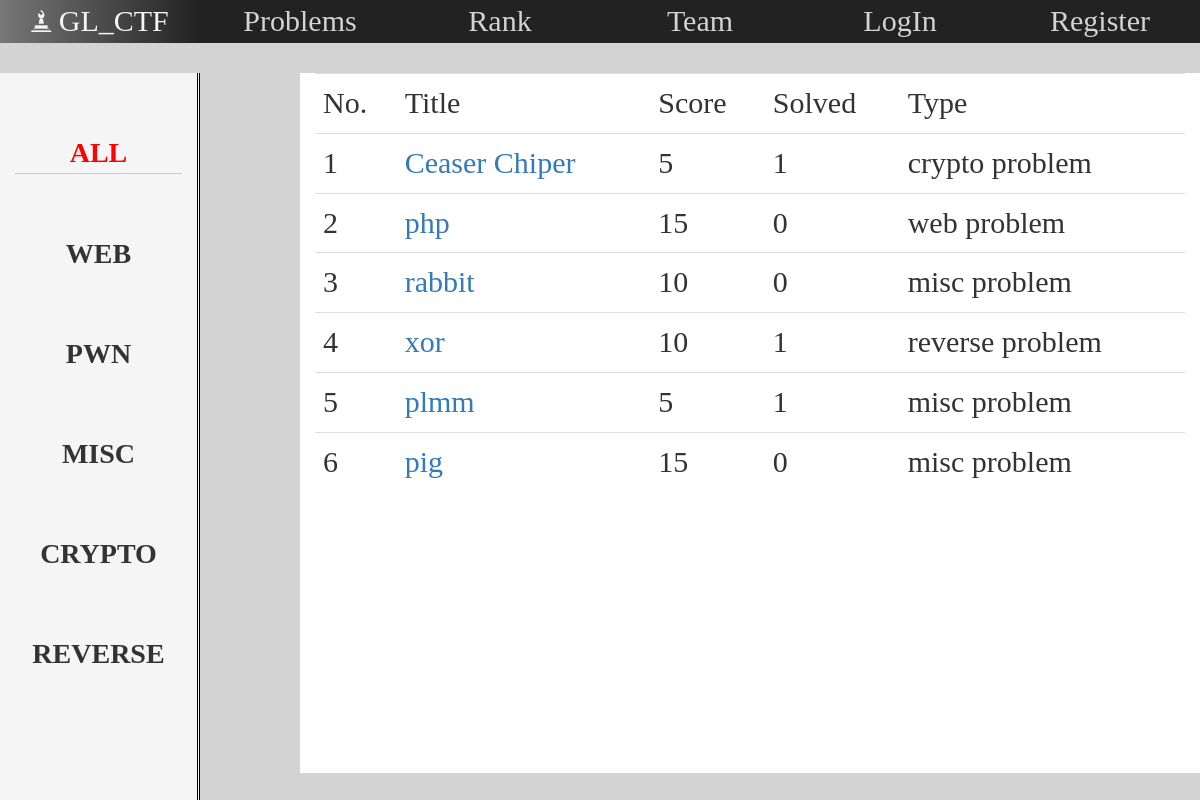
The app's page /problems/ with its own data.
### CTFweb/models.py (models this page shows, shortened)
class Problem(models.Model):
    PROBLEM_TYPE = (
        (1, 'web problem'),
        (2, 'misc problem'),
        (3, 'pwn problem'),
        (4, 'crypto problem'),
        (5, 'reverse problem'),
    )
    title = models.CharField(max_length=50)
    text = models.CharField(max_length=255)
    type = models.IntegerField(choices=PROBLEM_TYPE)
    answer = models.CharField(max_length=255)
    uploader = models.CharField(max_length=20, default='original')
    scores = models.IntegerField(default=0)
    address = models.CharField(max_length=255, default='')
    answered_user_number = models.IntegerField(default=0)
    answered_user = models.ManyToManyField(User, through='Answer_Ship')
    answered_team = models.ManyToManyField(Team, through='Problem_Team_Ship')
    class Meta:
        ordering = ['id']
        verbose_name = '题目'
        verbose_name_plural = '题目'

### CTFweb/views.py (the view)
# urls.py: url(r'^problems/(?P<pro_type>.*)$', views.problems),
def problems(request, pro_type):
    login_name = ''
    if request.session.get('id'):
        user = models.User.objects.get(id=request.session.get('id'))
        login_name = user.username
    if pro_type == 'web':
        problem_list = models.Problem.objects.filter(type=1)
    elif pro_type == 'misc':
        problem_list = models.Problem.objects.filter(type=2)
    elif pro_type == 'pwn':
        problem_list = models.Problem.objects.filter(type=3)
    elif pro_type == 'crypto':
        problem_list = models.Problem.objects.filter(type=4)
    elif pro_type == 'reverse':
        problem_list = models.Problem.objects.filter(type=5)
    else:
        problem_list = models.Problem.objects.all()
    return render(request, 'problems.html', locals())

### templates/problems.html (shortened to what this page needs)
<!DOCTYPE html>
<html>
	<head>
		<link rel="stylesheet" href="https://cdn.staticfile.org/twitter-bootstrap/3.3.7/css/bootstrap.min.css">
	</head>
	<body>
		<div class="container-fluid">
				<div id="bar" class="row">
                    <div id="logo" class="col-md-2 col-sm-2 col-lg-2">
						<span class="glyphicon glyphicon-bishop" style="font-size: 20px;"></span>
						GL_CTF
					</div>
					<div id="problems" class="col-md-2 col-sm-2 col-lg-2 normal">
						<span>
							Problems
						</span>
					</div>
					<div id="rank" class="col-md-2 col-sm-2 col-lg-2 normal">
						<span>
							Rank
						</span>
					</div>
					<div id="teams" class="col-md-2 col-sm-2 col-lg-2 normal">
						<span>
							Team
						</span>
					</div>
					<div  id="login" class="col-md-2 col-sm-2 col-lg-2 normal">
						<span>
							{% if login_name %}
                                LogOut
                            {% else %}
                                LogIn
                            {% endif %}
						</span>
					</div>
					<div id="register" class="col-md-2 col-sm-2 col-lg-2 normal">
						<span>
							{% if login_name %}
                                {{login_name}}
                            {% else %}
                                Register
                            {% endif %}
						</span>
					</div>
				</div>
			<div class="row">
				<div class="col-md-2 col-lg-2 col-sm-2" id="lef_nav">
					{% if pro_type == 'web' %}
                        <div class="pill" id="all">ALL</div>
                        <div class="pill active" id="web">WEB</div>
                        <div class="pill" id="pwn">PWN</div>
                        <div class="pill" id="misc">MISC</div>
                        <div class="pill" id="crypto">CRYPTO</div>
                        <div class="pill" id="reverse">REVERSE</div>
                    {% else %}
                        <div class="pill active" id="all">ALL</div>
                        <div class="pill" id="web">WEB</div>
                        <div class="pill" id="pwn">PWN</div>
                        <div class="pill" id="misc">MISC</div>
                        <div class="pill" id="crypto">CRYPTO</div>
                        <div class="pill" id="reverse">REVERSE</div>
					{% endif %}
				</div>
				<div class="col-md-9 col-lg-9 col-sm-9 col-md-push-1" id="main_block">
					<div class="problem">
						<table class="table table-hover">
							<tr>
								<td>No.</td>
								<td>Title</td>
								<td>Score</td>
								<td>Solved</td>
								<td>Type</td>
							</tr>
							{% for problem in problem_list %}
							<tr>
								<td>{{ forloop.counter }}</td>
								<td>
									<a href="/problem/?id={{ problem.id }}">{{problem.title}}</a>
								</td>
								<td>{{ problem.scores }}</td>
								<td>{{ problem.answered_user_number }}</td>
								<td>{{ problem.get_type_display }}</td>
							</tr>
                            {% endfor %}
						</table>
					</div>
				</div>
			</div>
		</div>
	</body>
</html>

### templates/problems.html (style rules this page uses)
#bar { background-color: #222222; margin-bottom: 30px; }
.normal { color: lightgray; font-size: 30px; font-family: "Italic"; text-align: center; border-right: lightgray; }
#lef_nav { height: 770px; background-color: whitesmoke; border-right: 3px double #000000; }
.pill { font-size: 28px; margin-top: 60px; font-family: "Italic"; text-align: center; font-weight: bold; }
.active { border-bottom: 1px solid gold; color: red; }
#main_block { height: 700px; background-color: white; }
body { background-color: lightgray; }
.problem { font-size: 30px; font-family: "times new roman"; }
a:link { text-decoration: none; }
#logo { font-family: "Calibri (正文)"; font-size: 30px; color: whitesmoke; text-align: center; background-color: black; background-image: linear-gradient(to right, #777777, #222222); }

### records on screen
Problem: title "Ceaser Chiper", scores "5", answered_user_number "1", type "crypto problem"
Problem: title "php", scores "15", answered_user_number "0", type "web problem"
Problem: title "rabbit", scores "10", answered_user_number "0", type "misc problem"
Problem: title "xor", scores "10", answered_user_number "1", type "reverse problem"
Problem: title "plmm", scores "5", answered_user_number "1", type "misc problem"
Problem: title "pig", scores "15", answered_user_number "0", type "misc problem"
